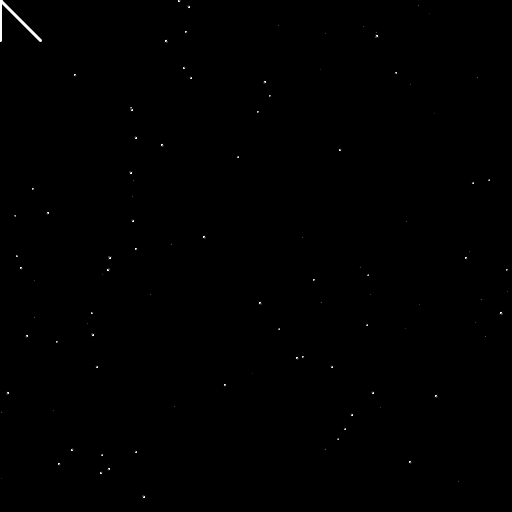
Frame 1 (no input)
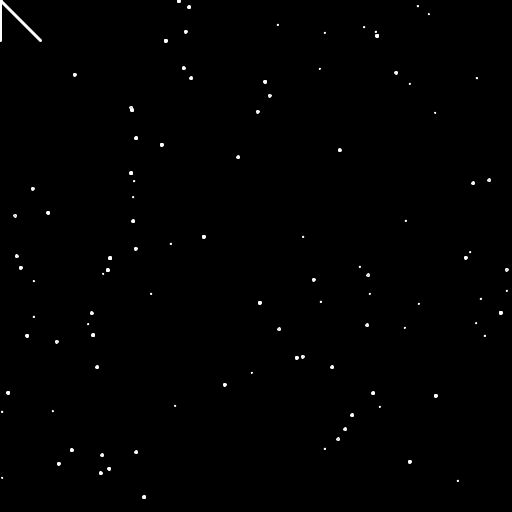
Frame 60 (the mouse pressed at the canvas centre just before this capture)
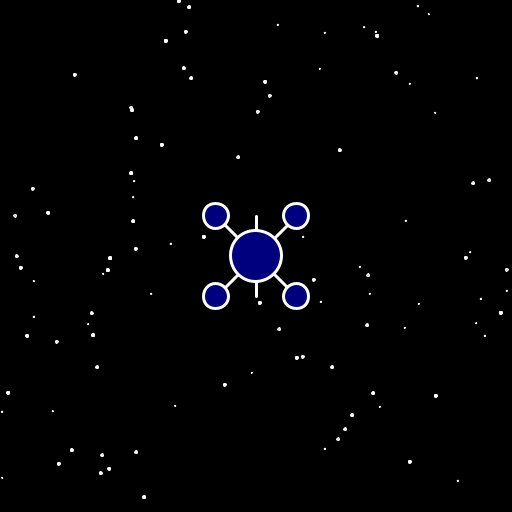
Frame 120 (the mouse held since frame 60 and released just before this capture)

The Processing sketch that drew these frames (run headless with seeded random() and noise(); from frame 60 on, the mouse is pressed at the canvas centre):

// Processing sketch: processing_167474
// ── processing_167474.pde

// Estar Guars
// Enrique Canto
//
// El programa tarda en cargar con javascript


float s;
float pos1;
float pos2;
float pos3;
float pos4;
PVector[] location;

void setup() 
{
	size(512, 512);
	s = 40.0;
	stellar();
}

void draw() 
{
	
	pos1 = mouseX - s;
	pos2 = mouseY - s;
	pos3 = mouseX + s;
	pos4 = mouseY + s;

	background(0);

	for (PVector vector : location) {

		fill(255);
		strokeWeight(1);
		ellipse(vector.x, vector.y, vector.z, vector.z);

	}

	float ellipseSize = mouseY * .10;

	strokeWeight(3);
	stroke(255);
	line(pos1, pos2, pos3, pos4);
	line(pos3, pos2, pos1, pos4);
	line(mouseX, pos2, mouseX, pos4);
	
	fill(0, 0, map(mouseY, 0, height, 0, 255));
	ellipse(pos1, pos2, ellipseSize, ellipseSize);
	ellipse(pos3, pos2, ellipseSize, ellipseSize);
	ellipse(pos1, pos4, ellipseSize, ellipseSize);
	ellipse(pos3, pos4, ellipseSize, ellipseSize);
	ellipse(mouseX, mouseY, ellipseSize * 2, ellipseSize * 2);

}

void stellar()
{
	int numberOfStars = 100;
	location = new PVector[numberOfStars];
	int counter = 0;
	while(counter < numberOfStars)
	{
		for(int posx = 0; posx < width; posx++)
		{
			for(int posy = 0; posy < height; posy++)
			{
				float ellipseSize;

				if (random(2) == 1) {

					ellipseSize = random(1.0, 4.0);
					ellipse(posx, posy, ellipseSize, ellipseSize);
					location[counter] = new PVector(posx,posy,ellipseSize);
					counter++;

				}

			}
		}
	}
}
